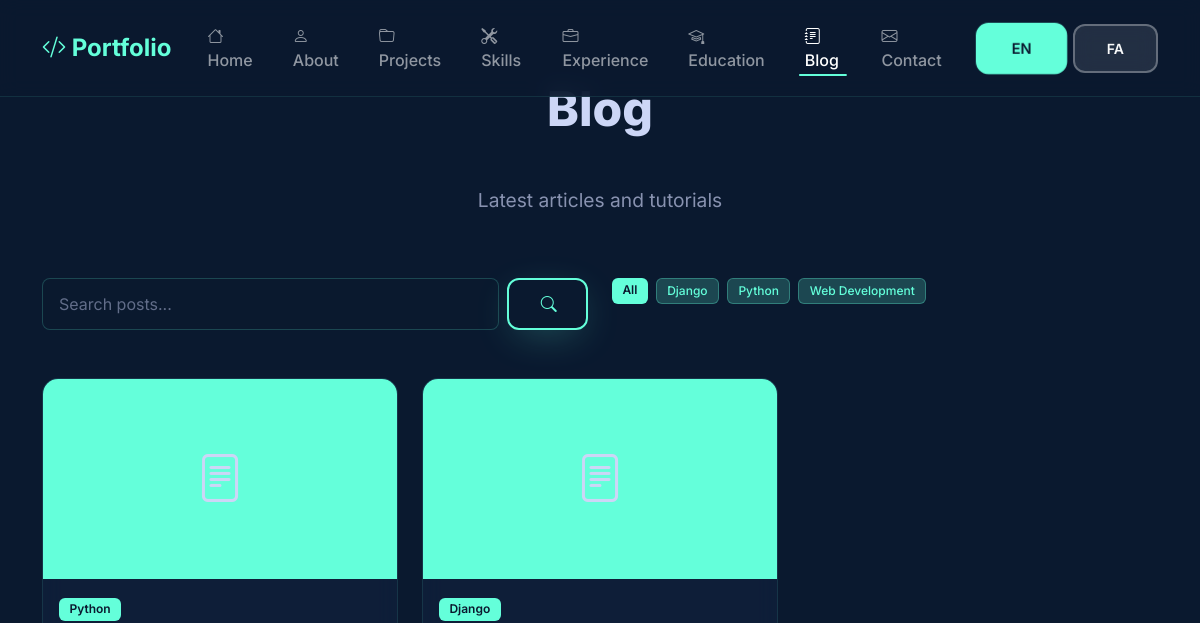
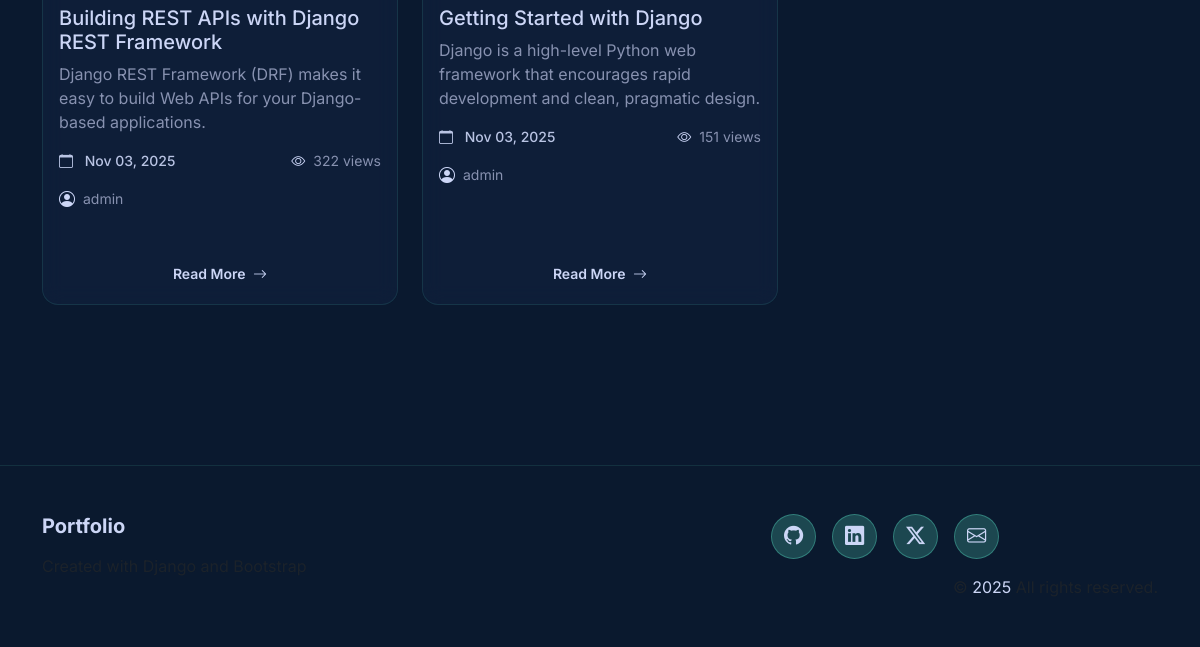
/blog/, run on an earlier commit of the app's database (2 pictures, top to bottom).
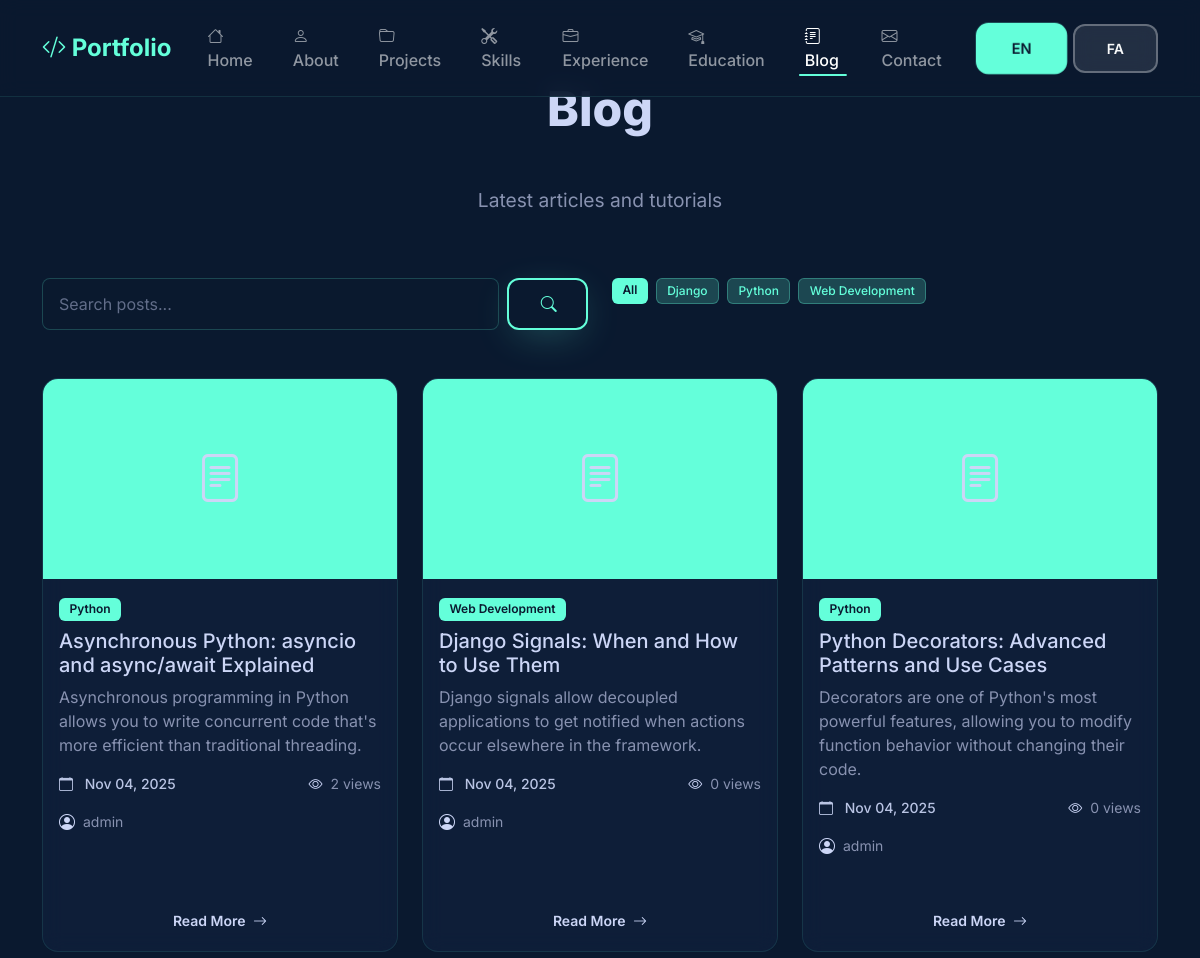
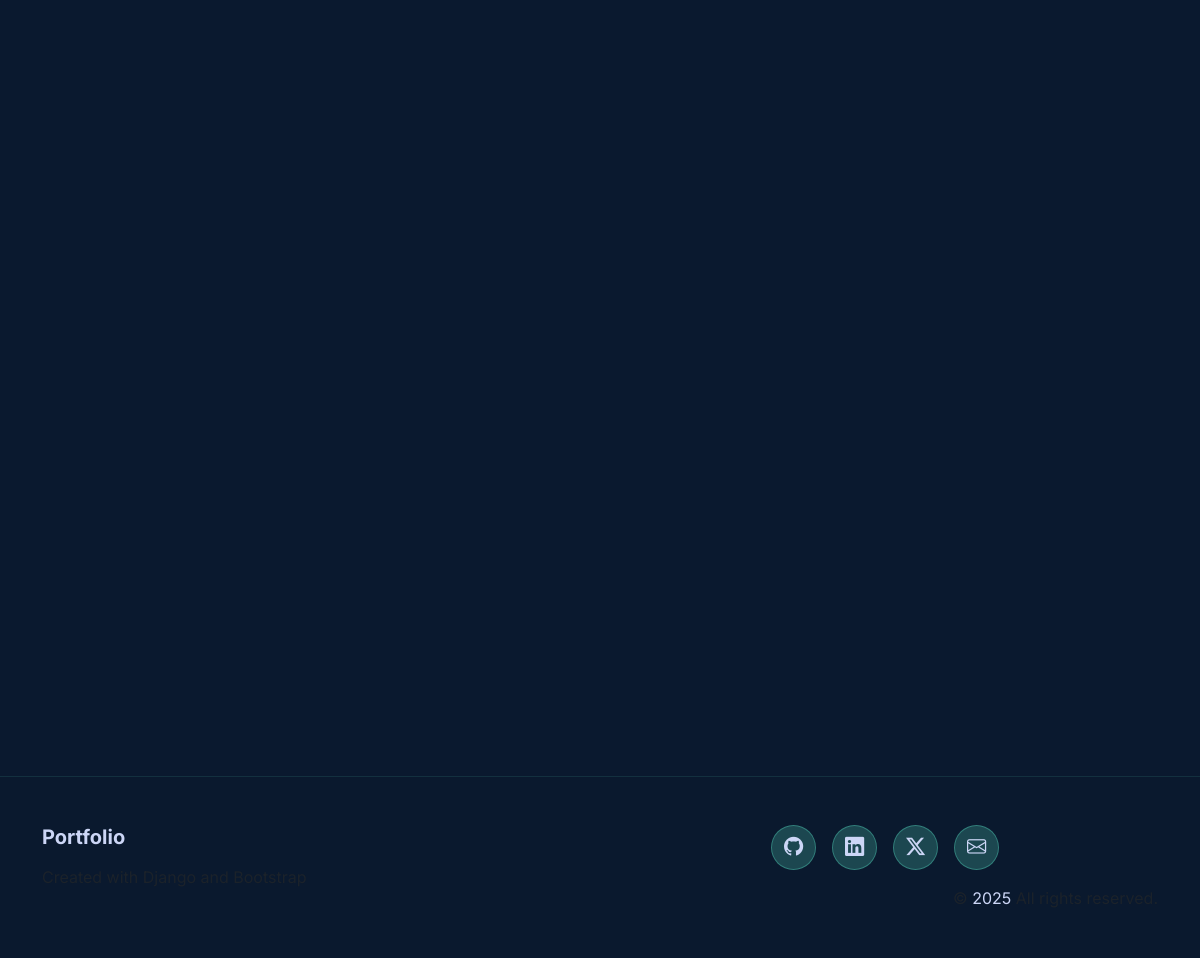
And on a later commit of the database (2 pictures, top to bottom).
### blog/models.py (models this page shows, shortened)
class Category(models.Model):
    name_en = models.CharField(max_length=100, verbose_name=_('Name (English)'))
    name_fa = models.CharField(max_length=100, blank=True, verbose_name=_('Name (Persian)'))
    slug = models.SlugField(max_length=100, unique=True, blank=True, verbose_name=_('Slug'))
    description_en = models.TextField(blank=True, verbose_name=_('Description (English)'))
    description_fa = models.TextField(blank=True, verbose_name=_('Description (Persian)'))
    class Meta:
        verbose_name = _('Category')
        verbose_name_plural = _('Categories')
        ordering = ['name_en']
    def get_name(self, language=None):
        from django.utils.translation import get_language
        if language is None:
            language = get_language()
        return self.name_fa if language == 'fa' and self.name_fa else self.name_en

class BlogPost(models.Model):
    title_en = models.CharField(max_length=200, verbose_name=_('Title (English)'))
    title_fa = models.CharField(max_length=200, blank=True, verbose_name=_('Title (Persian)'))
    slug = models.SlugField(max_length=200, unique=True, blank=True, verbose_name=_('Slug'))
    content_en = models.TextField(verbose_name=_('Content (English)'))
    content_fa = models.TextField(blank=True, verbose_name=_('Content (Persian)'))
    featured_image = models.ImageField(upload_to='blog/', blank=True, null=True, verbose_name=_('Featured Image'))
    author = models.ForeignKey(User, on_delete=models.CASCADE, verbose_name=_('Author'))
    category = models.ForeignKey(Category, on_delete=models.SET_NULL, null=True, blank=True, verbose_name=_('Category'))
    published = models.BooleanField(default=False, verbose_name=_('Published'))
    created_at = models.DateTimeField(auto_now_add=True, verbose_name=_('Created At'))
    updated_at = models.DateTimeField(auto_now=True, verbose_name=_('Updated At'))
    views = models.IntegerField(default=0, verbose_name=_('Views'))
    class Meta:
        verbose_name = _('Blog Post')
        verbose_name_plural = _('Blog Posts')
        ordering = ['-created_at']
    def get_title(self, language=None):
        from django.utils.translation import get_language
        if language is None:
            language = get_language()
        return self.title_fa if language == 'fa' and self.title_fa else self.title_en
    def get_content(self, language=None):
        from django.utils.translation import get_language
        if language is None:
            language = get_language()
        return self.content_fa if language == 'fa' and self.content_fa else self.content_en

### blog/views.py (the view, shortened to what this page needs)
# urls.py: path('', views.blog_list, name='blog_list'),
def blog_list(request):
    language = get_language()
    posts = BlogPost.objects.filter(published=True)
    search_query = request.GET.get('search', '')
    paginator = Paginator(posts, 6)  # 6 posts per page
    page_number = request.GET.get('page')
    page_obj = paginator.get_page(page_number)
    categories = Category.objects.all()
    context = {
        'page_obj': page_obj,
        'posts': page_obj,
        'categories': categories,
        'search_query': search_query,
        'language': language,
    }
    return render(request, 'blog/blog_list.html', context)

### portfolio/context_processors.py (called while the page is built)
def language_context(request):
    return {
        'CURRENT_LANGUAGE': get_language(),
    }

### portfolio/templatetags/portfolio_tags.py (called while the page is built)
@register.simple_tag(takes_context=True)
def change_language(context, lang_code):
    request = context.get('request')
    if not request:
        return '/'
    current_path = request.path_info
    for lang, _ in settings.LANGUAGES:
        if current_path.startswith(f'/{lang}/'):
            current_path = current_path[len(f'/{lang}'):]
            break
        elif current_path == f'/{lang}':
            current_path = '/'
            break
    if not current_path.startswith('/'):
        current_path = '/' + current_path
    default_lang = settings.LANGUAGE_CODE
    if lang_code != default_lang:
        new_path = f'/{lang_code}{current_path}'
    else:
        new_path = current_path
    return new_path

### blog/templates/blog/blog_list.html (shortened to what the changed rows need)
{% extends 'base.html' %}
{% load i18n %}
{% load portfolio_tags %}
{% get_current_language as LANGUAGE_CODE %}
{% block content %}
<section class="section">
    <div class="container">
        <h2 class="section-title" data-aos="fade-up">{% trans 'Blog' %}</h2>
        <div class="row mb-5">
            <div class="col-md-6" data-aos="fade-up" data-aos-delay="300">
                <div class="d-flex flex-wrap gap-2">
                    <a href="{% url 'blog_list' %}" class="badge bg-purple text-decoration-none">
                        {% trans 'All' %}
                    </a>
                    {% for category in categories %}
                    <a href="{% url 'blog_category' category.slug %}"
                       class="badge bg-secondary text-decoration-none">
                        {{ category.get_name }}
                    </a>
                    {% endfor %}
                </div>
            </div>
        </div>
        <div class="row g-4">
            {% for post in page_obj %}
            <div class="col-md-6 col-lg-4" data-aos="fade-up" data-aos-delay="{{ forloop.counter0|add:'100' }}">
                <div class="card h-100">
                    {% if post.featured_image %}
                    <img src="{{ post.featured_image.url }}" class="card-img-top"
                         alt="{{ post.get_title }}" style="height: 200px; object-fit: cover;">
                    {% else %}
                    <div class="card-img-top bg-gradient-primary d-flex align-items-center justify-content-center"
                         style="height: 200px;">
                        <i class="bi bi-file-text" style="font-size: 3rem; color: rgba(255,255,255,0.5);"></i>
                    </div>
                    {% endif %}
                    <div class="card-body">
                        {% if post.category %}
                        <span class="badge bg-purple mb-2">{{ post.category.get_name }}</span>
                        {% endif %}
                        <h5 class="card-title">{{ post.get_title }}</h5>
                        <p class="card-text text-muted">{{ post.get_content|truncatewords:20 }}</p>
                        <div class="d-flex justify-content-between align-items-center mb-3">
                            <small class="blog-date">
                                <i class="bi bi-calendar"></i>
                                {% if LANGUAGE_CODE == 'fa' %}
                                    {{ post.created_at|jalali_date:"%d %B %Y" }}
                                {% else %}
                                    {{ post.created_at|date:"M d, Y" }}
                                {% endif %}
                            </small>
                            <small class="text-muted blog-views">
                                <i class="bi bi-eye"></i>{{ post.views }} {% trans 'views' %}
                            </small>
                        </div>
                        {% if post.author %}
                        <div class="d-flex align-items-center mb-3 blog-author">
                            <i class="bi bi-person-circle"></i>
                            <small class="text-muted">{{ post.author.get_full_name|default:post.author.username }}</small>
                        </div>
                        {% endif %}
                    </div>
                    <div class="card-footer bg-transparent border-top-0">
                        <a href="{% url 'blog_detail' post.slug %}" class="btn btn-sm btn-outline-primary w-100">
                            {% trans 'Read More' %} <i class="bi bi-arrow-right ms-1"></i>
                        </a>
                    </div>
                </div>
            </div>
            {% empty %}
            <div class="col-12 text-center">
                <p class="text-muted">{% trans 'No blog posts available yet.' %}</p>
            </div>
            {% endfor %}
        </div>
    </div>
</section>
{% endblock %}

What changed in the data, as far as the page shows it:
no longer on this page (row edited): BlogPost: category.get_name "Python", get_title "Building REST APIs with Django REST Framework", get_content "Django REST Framework (DRF) makes it easy to build Web APIs for your Django-based applications.", created_at "Nov 03, 2025", views "322", author.get_full_name "admin"
no longer on this page (row edited): BlogPost: category.get_name "Django", get_title "Getting Started with Django", get_content "Django is a high-level Python web framework that encourages rapid development and clean, pragmatic design.", created_at "Nov 03, 2025", views "151", author.get_full_name "admin"
added BlogPost: category.get_name "Python", get_title "Asynchronous Python: asyncio and async/await Explained", get_content "Asynchronous programming in Python allows you to write concurrent code that's more efficient than traditional threading.", created_at "Nov 04, 2025", views "2", author.get_full_name "admin"
added BlogPost: category.get_name "Web Development", get_title "Django Signals: When and How to Use Them", get_content "Django signals allow decoupled applications to get notified when actions occur elsewhere in the framework.", created_at "Nov 04, 2025", views "0", author.get_full_name "admin"
added BlogPost: category.get_name "Python", get_title "Python Decorators: Advanced Patterns and Use Cases", get_content "Decorators are one of Python's most powerful features, allowing you to modify function behavior without changing their code.", created_at "Nov 04, 2025", views "0", author.get_full_name "admin"
